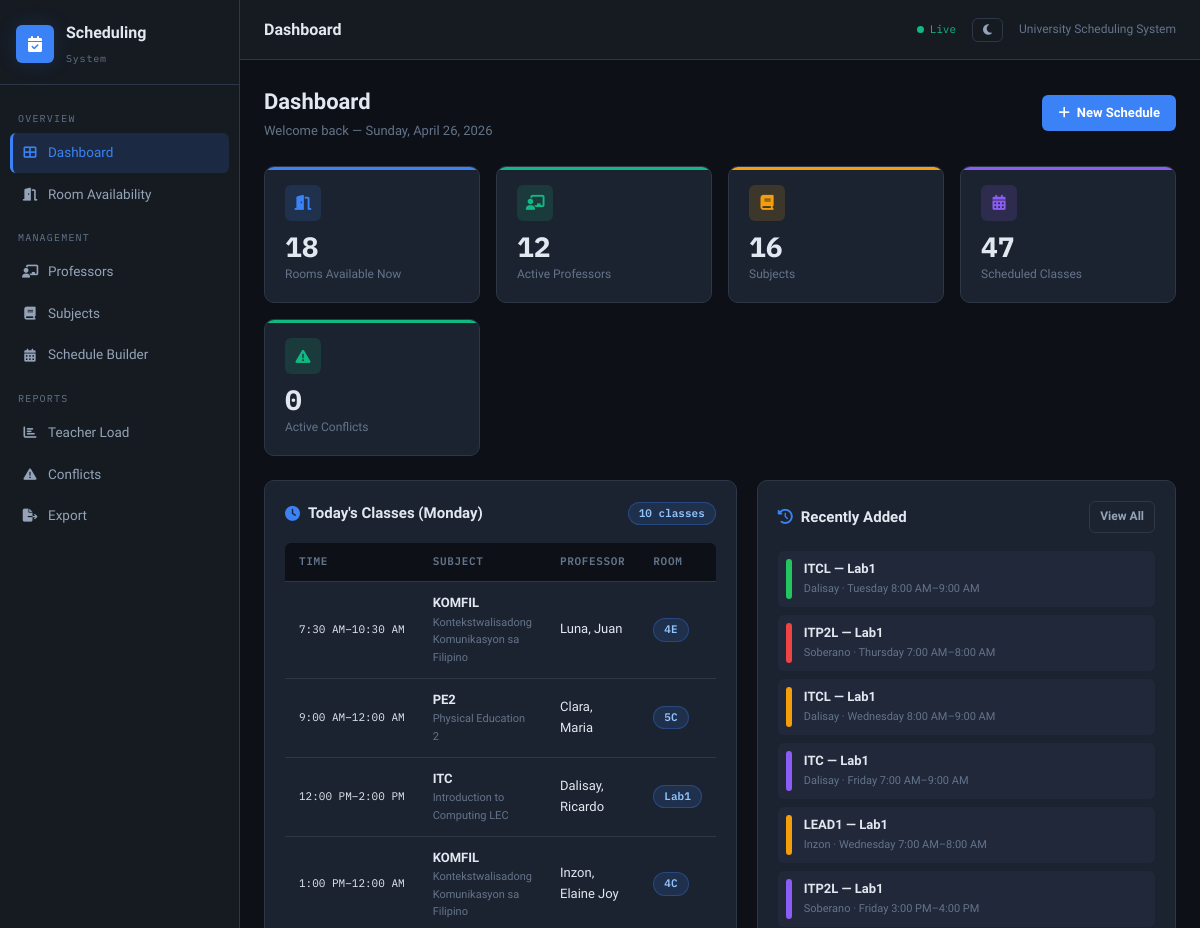
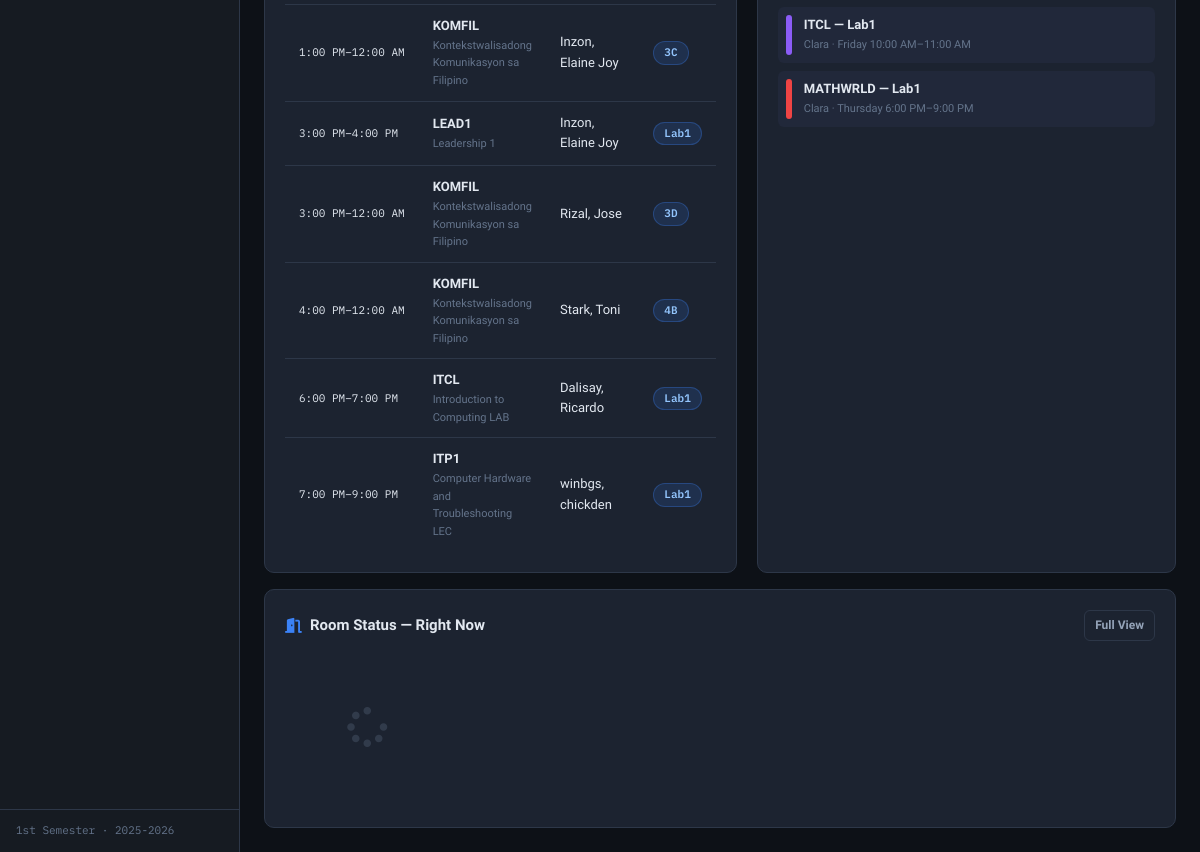
The page / on the database its author committed (2 pictures, top to bottom).
### tables this page shows
CREATE TABLE `schedules` (
  `id` int(11) NOT NULL,
  `professor_id` int(11) NOT NULL,
  `subject_id` int(11) NOT NULL,
  `room_id` int(11) NOT NULL,
  `day_of_week` enum('Monday','Tuesday','Wednesday','Thursday','Friday','Saturday') NOT NULL,
  `start_time` time NOT NULL,
  `end_time` time NOT NULL,
  `semester` varchar(20) DEFAULT '1st Semester',
  `school_year` varchar(10) DEFAULT '2025-2026',
  `is_active` tinyint(1) DEFAULT 1,
  `created_at` timestamp NOT NULL DEFAULT current_timestamp()
);

CREATE TABLE `subjects` (
  `id` int(11) NOT NULL,
  `code` varchar(20) NOT NULL,
  `name` varchar(100) NOT NULL,
  `units` int(11) NOT NULL DEFAULT 3,
  `year_level` int(11) NOT NULL CHECK (`year_level` between 1 and 4),
  `section` varchar(10) NOT NULL,
  `college_id` int(11) DEFAULT NULL,
  `room_type_required` enum('lab','lecture','any') DEFAULT 'any',
  `requires_projector` tinyint(1) DEFAULT 0,
  `requires_computers` tinyint(1) DEFAULT 0,
  `requires_ac` tinyint(1) DEFAULT 0,
  `description` text DEFAULT NULL,
  `is_active` tinyint(1) DEFAULT 1,
  `created_at` timestamp NOT NULL DEFAULT current_timestamp()
);

CREATE TABLE `professors` (
  `id` int(11) NOT NULL,
  `first_name` varchar(50) NOT NULL,
  `last_name` varchar(50) NOT NULL,
  `email` varchar(100) DEFAULT NULL,
  `phone` varchar(20) DEFAULT NULL,
  `college_id` int(11) DEFAULT NULL,
  `specialization` text DEFAULT NULL,
  `max_units` int(11) DEFAULT 21,
  `is_active` tinyint(1) DEFAULT 1,
  `created_at` timestamp NOT NULL DEFAULT current_timestamp(),
  `employment_type` enum('full-time','part-time') DEFAULT NULL
);

CREATE TABLE `rooms` (
  `id` int(11) NOT NULL,
  `name` varchar(20) NOT NULL,
  `room_type` enum('lab','lecture') NOT NULL DEFAULT 'lecture',
  `capacity` int(11) DEFAULT 40,
  `has_projector` tinyint(1) DEFAULT 0,
  `has_computers` tinyint(1) DEFAULT 0,
  `has_ac` tinyint(1) DEFAULT 1,
  `floor_level` int(11) DEFAULT 3,
  `is_active` tinyint(1) DEFAULT 1,
  `created_at` timestamp NOT NULL DEFAULT current_timestamp()
);

### index.php (the view, shortened to what this page needs)
<?php
function formatTime($time) {
    return date("g:i A", strtotime($time));
}
$activePage = 'dashboard';
$pageTitle = 'Dashboard';
$db = getDB();
$totalRooms     = $db->query("SELECT COUNT(*) FROM rooms WHERE is_active=1")->fetchColumn();
$totalProfs     = $db->query("SELECT COUNT(*) FROM professors WHERE is_active=1")->fetchColumn();
$totalSubjects  = $db->query("SELECT COUNT(*) FROM subjects WHERE is_active=1")->fetchColumn();
$totalSchedules = $db->query("SELECT COUNT(*) FROM schedules WHERE is_active=1")->fetchColumn();
$todayDay = date('l');
$allowedDays = ['Monday','Tuesday','Wednesday','Thursday','Friday','Saturday'];
if (!in_array($todayDay, $allowedDays)) $todayDay = 'Monday';
$todaySched = $db->prepare("
    SELECT s.*, p.first_name, p.last_name, sub.name AS subject_name, sub.code AS subject_code,
           sub.units, r.name AS room_name, r.room_type
    FROM schedules s
    JOIN professors p ON s.professor_id = p.id
    JOIN subjects sub ON s.subject_id = sub.id
    JOIN rooms r ON s.room_id = r.id
    WHERE s.day_of_week = ? AND s.is_active = 1
    ORDER BY s.start_time
");
$todaySched->execute([$todayDay]);
$todayClasses = $todaySched->fetchAll();
$conflicts = $db->query("SELECT COUNT(*) FROM conflict_log WHERE resolved=0")->fetchColumn();
$nowTime = date('H:i:s');
$occupiedRoomIds = $db->prepare("
    SELECT DISTINCT room_id FROM schedules
    WHERE day_of_week = ? AND start_time <= ? AND end_time > ? AND is_active=1
");
$occupiedRoomIds->execute([$todayDay, $nowTime, $nowTime]);
$occupiedIds = array_column($occupiedRoomIds->fetchAll(), 'room_id');
$availableNow = $totalRooms - count($occupiedIds);
$recentSchedules = $db->query("
    SELECT s.*, p.first_name, p.last_name, sub.name AS subject_name,
           sub.code AS sub_code, r.name AS room_name, s.day_of_week
    FROM schedules s
    JOIN professors p ON s.professor_id = p.id
    JOIN subjects sub ON s.subject_id = sub.id
    JOIN rooms r ON s.room_id = r.id
    WHERE s.is_active=1
    ORDER BY s.created_at DESC LIMIT 8
")->fetchAll();
$dayColors = [
    'Monday' => '#4f7df9', 'Tuesday' => '#22c55e', 'Wednesday' => '#f59e0b',
    'Thursday' => '#ef4444', 'Friday' => '#8b5cf6', 'Saturday' => '#06b6d4'
];
include 'includes/header.php';
?>
<div class="page-header">
    <div>
        <h1>Dashboard</h1>
        <p>Welcome back — <?= date('l, F j, Y') ?></p>
    </div>
    <a href="pages/schedule.php" class="btn btn-primary">
        <i class="fas fa-plus"></i> New Schedule
    </a>
</div>
<div class="stats-grid">
    <div class="stat-card blue">
        <div class="stat-icon blue"><i class="fas fa-door-open"></i></div>
        <div class="stat-value"><?= $availableNow ?></div>
        <div class="stat-label">Rooms Available Now</div>
    </div>
    <div class="stat-card green">
        <div class="stat-icon green"><i class="fas fa-chalkboard-teacher"></i></div>
        <div class="stat-value"><?= $totalProfs ?></div>
        <div class="stat-label">Active Professors</div>
    </div>
    <div class="stat-card amber">
        <div class="stat-icon amber"><i class="fas fa-book"></i></div>
        <div class="stat-value"><?= $totalSubjects ?></div>
        <div class="stat-label">Subjects</div>
    </div>
    <div class="stat-card purple">
        <div class="stat-icon purple"><i class="fas fa-calendar-alt"></i></div>
        <div class="stat-value"><?= $totalSchedules ?></div>
        <div class="stat-label">Scheduled Classes</div>
    </div>
    <div class="stat-card <?= $conflicts > 0 ? 'red' : 'green' ?>">
        <div class="stat-icon <?= $conflicts > 0 ? 'red' : 'green' ?>"><i class="fas fa-exclamation-triangle"></i></div>
        <div class="stat-value"><?= $conflicts ?></div>
        <div class="stat-label">Active Conflicts</div>
    </div>
</div>
<div class="grid-2">
    <div class="card">
        <div class="card-header">
            <div class="card-title"><i class="fas fa-clock"></i> Today's Classes (<?= $todayDay ?>)</div>
            <span class="badge badge-blue"><?= count($todayClasses) ?> classes</span>
        </div>
        <?php if (empty($todayClasses)): ?>
            <div class="empty-state"><i class="fas fa-calendar-times"></i><p>No classes today</p></div>
        <?php else: ?>
            <div class="table-wrapper">
                <table>
                    <thead><tr>
                        <th>Time</th><th>Subject</th><th>Professor</th><th>Room</th>
                    </tr></thead>
                    <tbody>
                    <?php foreach ($todayClasses as $cls):
                    ?>
                        <tr>
                            <td class="mono" style="font-size:11px;white-space:nowrap;">
                                <?= formatTime($cls['start_time']) ?>–<?= formatTime($cls['end_time']) ?>
                            </td>
                            <td>
                                <div style="font-weight:600;"><?= htmlspecialchars($cls['subject_code']) ?></div>
                                <div style="font-size:11px;color:var(--text-muted)"><?= htmlspecialchars($cls['subject_name']) ?></div>
                            </td>
                            <td><?= htmlspecialchars($cls['last_name'] . ', ' . $cls['first_name']) ?></td>
                            <td><span class="badge badge-blue"><?= $cls['room_name'] ?></span></td>
                        </tr>
                    <?php endforeach; ?>
                    </tbody>
                </table>
            </div>
        <?php endif; ?>
    </div>
    <div class="card">
        <div class="card-header">
            <div class="card-title"><i class="fas fa-history"></i> Recently Added</div>
            <a href="pages/schedule.php" class="btn btn-outline btn-sm">View All</a>
        </div>
        <?php if (empty($recentSchedules)): ?>
            <div class="empty-state"><i class="fas fa-inbox"></i><p>No schedules yet</p></div>
        <?php else: ?>
        <div style="display:flex;flex-direction:column;gap:8px;">
        <?php foreach ($recentSchedules as $s):
            $color = $dayColors[$s['day_of_week']] ?? '#4f7df9';
        ?>
            <div style="display:flex;align-items:center;gap:12px;padding:8px;border-radius:6px;background:var(--bg-hover);">
                <div style="width:6px;height:40px;border-radius:3px;background:<?= $color ?>;flex-shrink:0;"></div>
                <div style="flex:1;min-width:0;">
                    <div style="font-weight:600;font-size:13px;"><?= htmlspecialchars($s['sub_code']) ?> — <?= htmlspecialchars($s['room_name']) ?></div>
                    <div style="font-size:11px;color:var(--text-muted);"><?= htmlspecialchars($s['last_name']) ?> · <?= $s['day_of_week'] ?> <?= formatTime($s['start_time']) ?>–<?= formatTime($s['end_time']) ?></div>
                </div>
            </div>
        <?php endforeach; ?>
        </div>
        <?php endif; ?>
    </div>
</div>
<div class="card mt-2">
    <div class="card-header">
        <div class="card-title"><i class="fas fa-door-open"></i> Room Status — Right Now</div>
        <a href="pages/room_availability.php" class="btn btn-outline btn-sm">Full View</a>
    </div>
    <div class="room-grid" id="room-status-grid">
        <div class="empty-state"><i class="fas fa-spinner fa-spin"></i></div>
    </div>
</div>
<?php include 'includes/footer.php'; ?>

### includes/header.php (shortened to what this page needs)
<!DOCTYPE html>
<html lang="en">
<head>
    <link rel="stylesheet" href="https://cdnjs.cloudflare.com/ajax/libs/font-awesome/6.5.0/css/all.min.css">
    <link rel="stylesheet" href="/scheduling_system/assets/css/style.css">
    </head>
<body>
<div class="app-shell">
    <aside class="sidebar" id="sidebar">
        <div class="sidebar-brand">
            <div class="brand-icon"><i class="fas fa-calendar-check"></i></div>
            <div class="brand-text">
                <span class="brand-name">Scheduling</span>
                <span class="brand-sub">System</span>
            </div>
        </div>
        <nav class="sidebar-nav">
            <div class="nav-section-label">Overview</div>
            <a href="../index.php" class="nav-item <?= ($activePage ?? '') === 'dashboard' ? 'active' : '' ?>">
                <i class="fas fa-th-large"></i><span>Dashboard</span>
            </a>
            <a href="pages/room_availability.php" class="nav-item <?= ($activePage ?? '') === 'rooms' ? 'active' : '' ?>">
                <i class="fas fa-door-open"></i><span>Room Availability</span>
            </a>
            <div class="nav-section-label">Management</div>
            <a href="professors.php" class="nav-item <?= ($activePage ?? '') === 'professors' ? 'active' : '' ?>">
                <i class="fas fa-chalkboard-teacher"></i><span>Professors</span>
            </a>
            <a href="subjects.php" class="nav-item <?= ($activePage ?? '') === 'subjects' ? 'active' : '' ?>">
                <i class="fas fa-book"></i><span>Subjects</span>
            </a>
            <a href="schedule.php" class="nav-item <?= ($activePage ?? '') === 'schedule' ? 'active' : '' ?>">
                <i class="fas fa-calendar-alt"></i><span>Schedule Builder</span>
            </a>
            <div class="nav-section-label">Reports</div>
            <a href="teacher_load.php" class="nav-item <?= ($activePage ?? '') === 'teacher_load' ? 'active' : '' ?>">
                <i class="fas fa-chart-bar"></i><span>Teacher Load</span>
            </a>
            <a href="conflicts.php" class="nav-item <?= ($activePage ?? '') === 'conflicts' ? 'active' : '' ?>">
                <i class="fas fa-exclamation-triangle"></i><span>Conflicts</span>
            </a>
            <a href="export.php" class="nav-item <?= ($activePage ?? '') === 'export' ? 'active' : '' ?>">
                <i class="fas fa-file-export"></i><span>Export</span>
            </a>
        </nav>
        <div class="sidebar-footer">
            <span><?= CURRENT_SEMESTER ?> · <?= CURRENT_SY ?></span>
        </div>
    </aside>
    <div class="main-content">
        <header class="topbar">
    <div class="topbar-title"><?= isset($pageTitle) ? $pageTitle : 'Dashboard' ?></div>
    <div class="topbar-actions">
        <div class="realtime-indicator">
            <span class="pulse"></span>Live
        </div>
<button class="btn btn-outline btn-sm" onclick="toggleTheme()" title="Toggle Theme">
    <i id="theme-icon" class="fas fa-moon"></i>
</button>
        <span class="topbar-school">University Scheduling System</span>
    </div>
</header>
        <div class="page-content">

### includes/footer.php (shortened to what this page needs)
        </div>
    </div>
</div>
</body>
</html>

### rows shown on the page
schedules: start_time "7:30 AM", end_time "10:30 AM", subject.code "KOMFIL", subject.name "Kontekstwalisadong Komunikasyon sa Filipino", professor.first_name "Luna, Juan", room.name "4E"
schedules: start_time "9:00 AM", end_time "12:00 AM", subject.code "PE2", subject.name "Physical Education 2", professor.first_name "Clara, Maria", room.name "5C"
schedules: start_time "12:00 PM", end_time "2:00 PM", subject.code "ITC", subject.name "Introduction to Computing LEC", professor.first_name "Dalisay, Ricardo", room.name "Lab1"
schedules: start_time "1:00 PM", end_time "12:00 AM", subject.code "KOMFIL", subject.name "Kontekstwalisadong Komunikasyon sa Filipino", professor.first_name "Inzon, Elaine Joy", room.name "4C"
schedules: start_time "1:00 PM", end_time "12:00 AM", subject.code "KOMFIL", subject.name "Kontekstwalisadong Komunikasyon sa Filipino", professor.first_name "Inzon, Elaine Joy", room.name "3C"
schedules: start_time "3:00 PM", end_time "4:00 PM", subject.code "LEAD1", subject.name "Leadership 1", professor.first_name "Inzon, Elaine Joy", room.name "Lab1"
schedules: start_time "3:00 PM", end_time "12:00 AM", subject.code "KOMFIL", subject.name "Kontekstwalisadong Komunikasyon sa Filipino", professor.first_name "Rizal, Jose", room.name "3D"
schedules: start_time "4:00 PM", end_time "12:00 AM", subject.code "KOMFIL", subject.name "Kontekstwalisadong Komunikasyon sa Filipino", professor.first_name "Stark, Toni", room.name "4B"
schedules: start_time "6:00 PM", end_time "7:00 PM", subject.code "ITCL", subject.name "Introduction to Computing LAB", professor.first_name "Dalisay, Ricardo", room.name "Lab1"
schedules: start_time "7:00 PM", end_time "9:00 PM", subject.code "ITP1", subject.name "Computer Hardware and Troubleshooting LEC", professor.first_name "winbgs, chickden", room.name "Lab1"
schedules: subject.code "ITCL", room.name "Lab1", professor.last_name "Dalisay", day_of_week "Tuesday", start_time "8:00 AM", end_time "9:00 AM"
schedules: subject.code "ITP2L", room.name "Lab1", professor.last_name "Soberano", day_of_week "Thursday", start_time "7:00 AM", end_time "8:00 AM"
schedules: subject.code "ITCL", room.name "Lab1", professor.last_name "Dalisay", day_of_week "Wednesday", start_time "8:00 AM", end_time "9:00 AM"
schedules: subject.code "ITC", room.name "Lab1", professor.last_name "Dalisay", day_of_week "Friday", start_time "7:00 AM", end_time "9:00 AM"
schedules: subject.code "LEAD1", room.name "Lab1", professor.last_name "Inzon", day_of_week "Wednesday", start_time "7:00 AM", end_time "8:00 AM"
schedules: subject.code "ITP2L", room.name "Lab1", professor.last_name "Soberano", day_of_week "Friday", start_time "3:00 PM", end_time "4:00 PM"
schedules: subject.code "ITCL", room.name "Lab1", professor.last_name "Clara", day_of_week "Friday", start_time "10:00 AM", end_time "11:00 AM"
schedules: subject.code "MATHWRLD", room.name "Lab1", professor.last_name "Clara", day_of_week "Thursday", start_time "6:00 PM", end_time "9:00 PM"

### other values the page prints
CURRENT_SEMESTER "1st Semester"
CURRENT_SY "2025-2026"
$pageTitle "Dashboard"
$availableNow "18"
$totalProfs "12"
$totalSubjects "16"
$totalSchedules "47"
$conflicts "0"
$todayDay "Monday"
count($todayClasses) "10"
